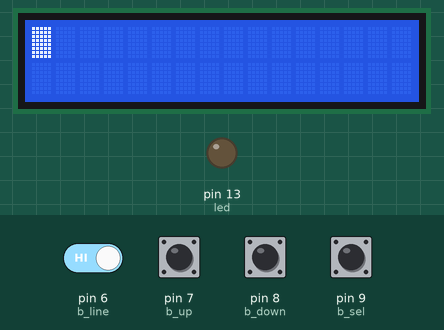
Recording of a sketch running on a simulated Arduino Uno, built with avr-gcc and run on an emulated ATmega328P. Shown: 16×2 character LCD, output pins drawn as LEDs (lit = HIGH). The inputs (shaded band) are chosen by the test bench; at power-on: pin 6 (b_line), pin 7 (b_up), pin 8 (b_down), pin 9 (b_sel) HIGH.

Above: at 1.2 s.
1.3 s: pin 7 (b_up) pulled LOW for 0.15 s
At 2.2 s:
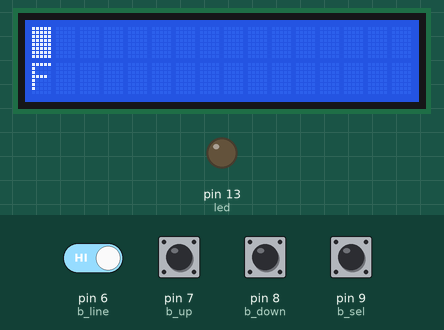
2.9 s: pin 7 (b_up) pulled LOW for 1 s
At 4.7 s:
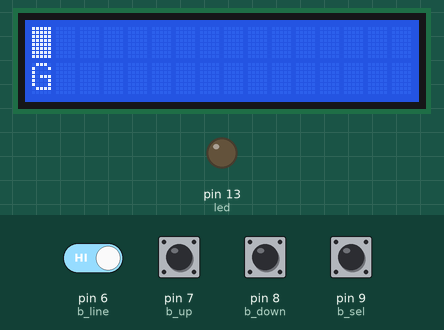
5.4 s: pin 7 (b_up) pulled LOW for 0.15 s
At 6.5 s:
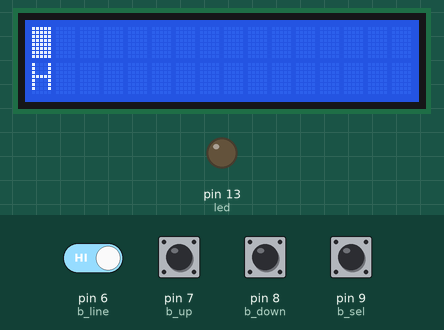
7.0 s: pin 7 (b_up) pulled LOW for 0.15 s
At 7.8 s:
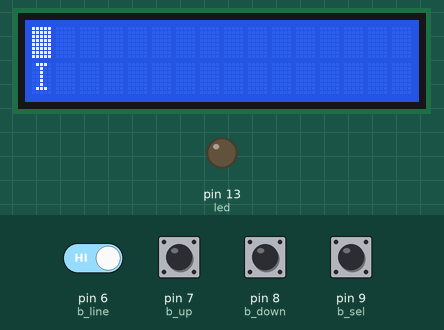
8.6 s: pin 7 (b_up) pulled LOW for 1 s
At 10.2 s:
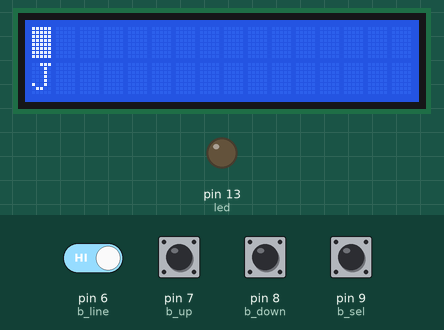
11.1 s: pin 7 (b_up) pulled LOW for 0.15 s
At 12.1 s:
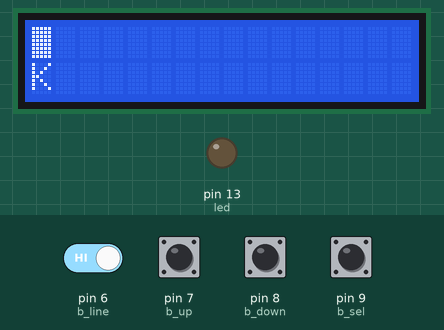
Timing chart, 0 to 13.7 s (numbered marks = the images above; inputs shaded):
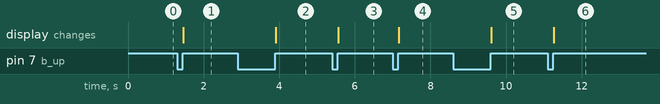

The sketch:

decoder.ino
```cpp
// ! ! ! ! ! ! ! ! ! ! ! ! ! ! ! ! ! ! ! ! ! ! ! ! ! ! ! ! ! ! ! ! ! ! ! ! ! ! !
// YOU DO NOT NEED TO CHANGE ANYTHING IN THIS FILE - ALL ENCODING AND DECODING CODE IS IN CYPHER.H
// ! ! ! ! ! ! ! ! ! ! ! ! ! ! ! ! ! ! ! ! ! ! ! ! ! ! ! ! ! ! ! ! ! ! ! ! ! ! !

#include <LiquidCrystal.h>
#include "cypher.h"

// initialize the library by associating any needed LCD interface pin
// with the arduino pin number it is connected to
const int rs = 12, en = 11, d4 = 5, d5 = 4, d6 = 3, d7 = 2;
LiquidCrystal lcd(rs, en, d4, d5, d6, d7);

int b_line = 6;
int b_up = 7;
int b_down = 8;
int b_sel = 9;

int led = 13;

int pos = 0;
int line = 0;
bool refresh = false;

void setup()
{
  // set up the LCD's number of columns and rows:
  lcd.begin(16, 2);
  // Print a message to the LCD.
  lcd.print("hello, world!");
  lcd.clear();
  lcd.blink();

  pinMode(b_line, INPUT_PULLUP);
  pinMode(b_up, INPUT_PULLUP);
  pinMode(b_down, INPUT_PULLUP);
  pinMode(b_sel, INPUT_PULLUP);

  pinMode(led, OUTPUT);
}

void loop()
{
  // switch lines
  if(digitalRead(b_line) == LOW)
  {
    line = (line==0)?1:0;

    while(digitalRead(b_line) == LOW);
    refresh = true;
  }

  // advance cursor
  if(digitalRead(b_sel) == LOW)
  {
    if(++pos >= 16)
    {
      pos = 0;
    }
    while(digitalRead(b_sel) == LOW);
    refresh = true;
  }

  // increment current character
  if(digitalRead(b_up) == LOW)
  {
    if(line==0)
    {
      if(++str_i[pos] > 26)
      {
        str_i[pos] = 0;
      }
    }
    else
    {
      if(++str_o[pos] > 26)
      {
        str_o[pos] = 0;
      }
    }

    while(digitalRead(b_up) == LOW);
    refresh = true;
  }

  // decrement current character
  if(digitalRead(b_down) == LOW)
  {
    if(line==0)
    {
      if(--str_i[pos] < 0)
      {
        str_i[pos] = 26;
      }
    }
    else
    {
      if(--str_o[pos] < 0)
      {
        str_o[pos] = 26;
      }
    }

    while(digitalRead(b_down) == LOW);
    refresh = true;
  }

  // correctly position cursor
  lcd.setCursor(pos,line);

  // update display if needed
  if(refresh)
  {
    // encode or decode
    if(line == 0)
    {
      f_encode();
    }
    else
    {
      f_decode();
    }

    // print all characters
    lcd.noBlink();
    for(int i=0; i<16; i++)
    {
      lcd.setCursor(i,0);
      lcd.print(offset(str_i[i]));
      lcd.setCursor(i,1);
      lcd.print(offset(str_o[i]));
    }
    lcd.setCursor(pos,line);
    lcd.blink();
    refresh = false;
  }
}

char offset(char in)
{
  if(in == 0)
  {
    return (char) 32;
  }
  else
  {
    return (char) (in+64);
  }
}
```

cypher.h
```cpp
// stores the top and bottom lines, don't change these two lines
char str_i[16] = {0,0,0,0,0,0,0,0,0,0,0,0,0,0,0,0};
char str_o[16] = {0,0,0,0,0,0,0,0,0,0,0,0,0,0,0,0};

/*
 * This file defines the encode and decode functions for the decoder.
 *
 * The str_i array represents the top line of the display
 * The str_o array represents the bottom line of the display
 * 0 represents a space, the numbers 1-26 represent A-Z.
 *
 * Be sure that you don't leave any of the characters outside of the range
 * 0-26, or the display will get a bunch of random symbols!
 *
 * If you are only planning to encode or decode, you only need one of them.
 * Unfortunately, you will need to write the two functions seperately, and
 * currently the only way to make sure that you have done both correctly
 * is to test it - upload your code, fill the top line with characters, and
 * press the line button several times, ensuring that neither line changes.
 */

// encode the output from the input - runs when cursor is on the top line
void f_encode()
{
  // place your encode logic here
  // example:
  for(int i=0; i<16; i++)
  {
    if(str_i[i] == 0)     // leave a space as a space
    {
      str_o[i] = 0;
    }
    else                  // encode any characters
    {
      str_o[i] = str_i[i]+5;        // encode by adding five to each character
      if(str_o[i] > 26)             // wrap around if a character exceeds 26
      {
        str_o[i] -= 26;
      }
    }
  }
}

// decode the input from the output - runs when cursor is on the bottom line
void f_decode()
{
  // place your decode logic here
  // example:
  for(int i=0; i<16; i++)
  {
    if(str_o[i] == 0)     // leave a space as a space
    {
      str_i[i] = 0;
    }
    else                  // encode any characters
    {
      str_i[i] = str_o[i]-5;        // encode by adding five to each character
      if(str_i[i] < 1)              // wrap around if a character exceeds 26
      {
        str_i[i] += 26;
      }
    }
  }
}
```

Measured:
- after the input at 1.3 s, the display: changes after 0.16 s (image 1)
- after the input at 2.9 s, the display: changes after 1.0 s (image 2)
- after the input at 5.4 s, the display: changes after 0.16 s (image 3)
- after the input at 7.0 s, the display: changes after 0.16 s (image 4)
- after the input at 8.6 s, the display: changes after 1.0 s (image 5)
- after the input at 11.1 s, the display: changes after 0.16 s (image 6)
